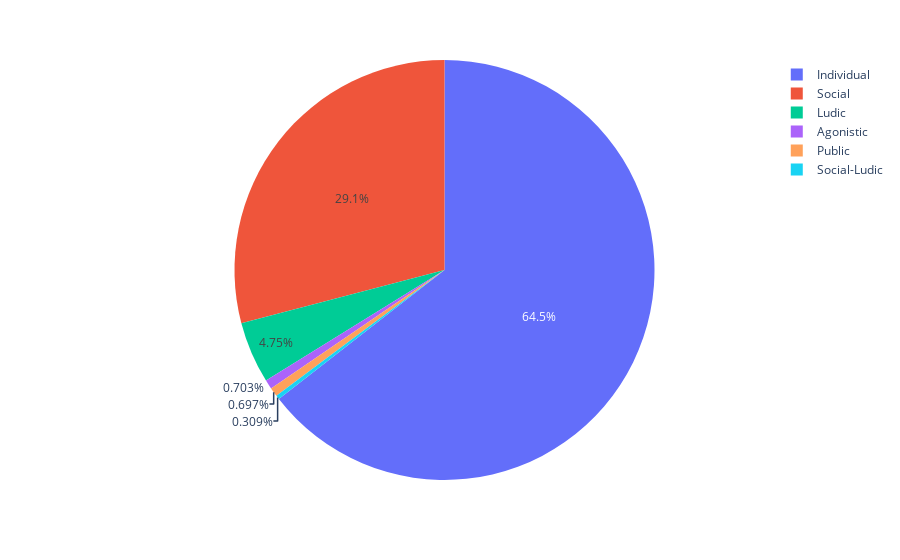

This figure's notebook cell:
### Code cell
bhvsas=macro_df[(macro_df['subject']=='Locky')&(macro_df['period']=='postgame')].groupby('macro_bhv')['duration'].sum()

px.pie(bhvsas.reset_index(), values='duration', names='macro_bhv')

### Figure 1 — Plotly figure (JSON) as saved in the notebook; plotly's stock layout.template omitted (floating-point values rounded to 4 significant figures)
{"data": [{"domain": {"x": [0, 1], "y": [0, 1]}, "hovertemplate": "macro_bhv=%{label}<br>duration=%{value}<extra></extra>", "labels": ["Agonistic", "Individual", "Ludic", "Public", "Social", "Social-Ludic"], "legendgroup": "", "name": "", "showlegend": true, "type": "pie", "values": [123, 11283, 831, 122, 5090, 54]}], "layout": {"legend": {"tracegroupgap": 0}, "margin": {"t": 60}}}
